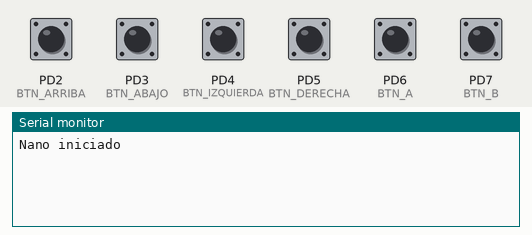
The program below on a simulated ATmega328P, built with avr-gcc and emulated at 16 MHz. On the bench: the last lines printed to the serial monitor. The inputs (shaded band) are chosen by the test bench; at power-on: PD2 (BTN_ARRIBA), PD3 (BTN_ABAJO), PD4 (BTN_IZQUIERDA), PD5 (BTN_DERECHA), PD6 (BTN_A), PD7 (BTN_B) HIGH.

Above: at 1.2 s.
1.3 s: PD2 (BTN_ARRIBA) pulled LOW for 0.15 s
At 2.5 s:
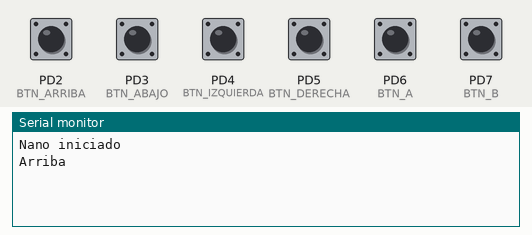
2.9 s: PD3 (BTN_ABAJO) pulled LOW for 0.15 s
At 3.8 s:
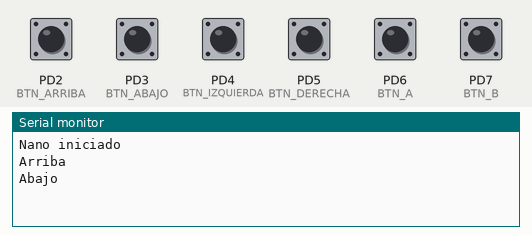
4.5 s: PD4 (BTN_IZQUIERDA) pulled LOW for 0.15 s
At 5.0 s:
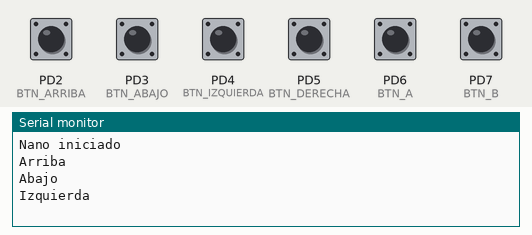
6.1 s: PD5 (BTN_DERECHA) pulled LOW for 0.15 s
At 7.3 s:
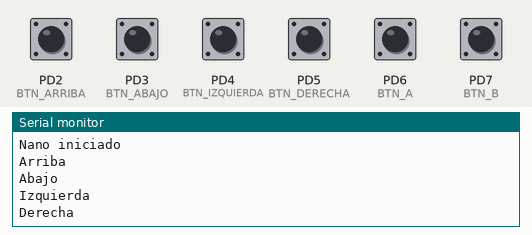
7.7 s: PD6 (BTN_A) pulled LOW for 0.15 s
At 8.7 s:
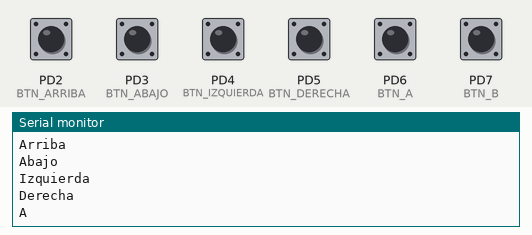
9.3 s: PD7 (BTN_B) pulled LOW for 0.15 s
At 9.9 s:
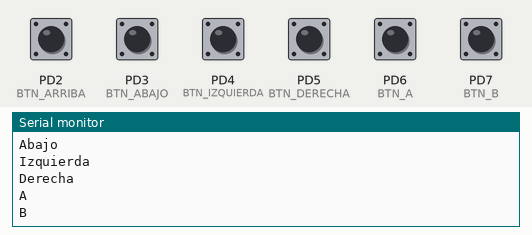

The program:

main.c
```c
/*
 * main.c
 *
 * Created:
 * Author:
 * Description:
 *
 */
/****************************************/
// Encabezado (Libraries)

#define F_CPU 16000000UL

#include <avr/io.h>
#include <stdint.h>
#include <util/delay.h>

//Baudrate
#define BAUD 9600UL

//Calculo Double Speed
#define UBRR_VALUE ((F_CPU + (4UL * BAUD)) / (8UL * BAUD) - 1UL)

// Botones
#define BTN_ARRIBA    (1U << PD2)
#define BTN_ABAJO     (1U << PD3)
#define BTN_IZQUIERDA (1U << PD4)
#define BTN_DERECHA   (1U << PD5)
#define BTN_A         (1U << PD6)
#define BTN_B         (1U << PD7)

#define BTN_MASK (BTN_ARRIBA    | BTN_ABAJO     | \
                  BTN_IZQUIERDA | BTN_DERECHA   | \
                  BTN_A         | BTN_B)

/****************************************/
// Function prototypes

void UART_Init(uint16_t ubrr);
void UART_TransmitChar(char data);
void UART_TransmitString(const char *str);

/****************************************/
// Main Function

int main(void)
{
    uint8_t estado_anterior;

    // PD2-PD7 entradas
    DDRD &= (uint8_t)~BTN_MASK;

    // Pull-up
    PORTD |= BTN_MASK;

    //Inicializar UART
    UART_Init((uint16_t)UBRR_VALUE);


    _delay_ms(100);

    // Mensaje
    UART_TransmitString("Nano iniciado\r\n");


    estado_anterior = BTN_MASK;

    while (1)
    {
        uint8_t lectura = PIND & BTN_MASK;

        if (lectura != estado_anterior)
        {
            //Antirrebote
            _delay_ms(20);

            uint8_t lectura_confirmada = PIND & BTN_MASK;

            //Detectar flancos
            uint8_t botones_presionados =
                estado_anterior &
                (uint8_t)~lectura_confirmada &
                BTN_MASK;

            if (botones_presionados & BTN_ARRIBA)
            {
                UART_TransmitString("Arriba\r\n");
            }

            if (botones_presionados & BTN_ABAJO)
            {
                UART_TransmitString("Abajo\r\n");
            }

            if (botones_presionados & BTN_IZQUIERDA)
            {
                UART_TransmitString("Izquierda\r\n");
            }

            if (botones_presionados & BTN_DERECHA)
            {
                UART_TransmitString("Derecha\r\n");
            }

            if (botones_presionados & BTN_A)
            {
                UART_TransmitString("A\r\n");
            }

            if (botones_presionados & BTN_B)
            {
                UART_TransmitString("B\r\n");
            }

            // Guardar estados
            estado_anterior = lectura_confirmada;
        }
    }
}

/****************************************/
// NON-Interrupt subroutines

void UART_Init(uint16_t ubrr)
{

    UCSR0A = (1U << U2X0);

    // Cargar el divisor
    UBRR0H = (uint8_t)(ubrr >> 8);
    UBRR0L = (uint8_t)ubrr;

    // Habilitar el transmisor
    UCSR0B = (1U << TXEN0);

    UCSR0C = (1U << UCSZ01) | (1U << UCSZ00);
}

void UART_TransmitChar(char data)
{
    //Esperar
    while (!(UCSR0A & (1U << UDRE0)))
    {
    }

    UDR0 = (uint8_t)data;
}

void UART_TransmitString(const char *str)
{
    while (*str != '\0')
    {
        UART_TransmitChar(*str);
        str++;
    }
}

/****************************************/
// Interrupt routines

// No se utilizan interrupciones en el ATmega328P.
```

Measured:
- after the input at 1.3 s, the serial monitor: prints a new line at once (image 1)
- after the input at 2.9 s, the serial monitor: prints a new line at once (image 2)
- after the input at 4.5 s, the serial monitor: prints a new line at once (image 3)
- after the input at 6.1 s, the serial monitor: prints a new line at once (image 4)
- after the input at 7.7 s, the serial monitor: prints a new line at once (image 5)
- after the input at 9.3 s, the serial monitor: prints a new line at once (image 6)
